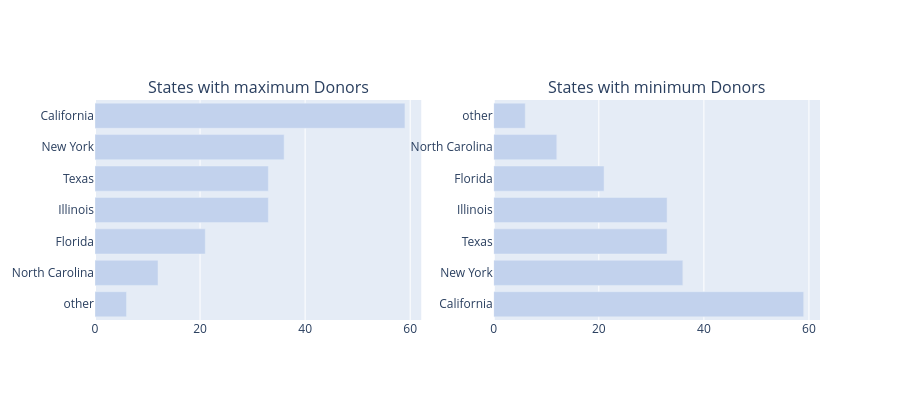

This figure's notebook cell:
### Code cell
import plotly.graph_objs as go
from plotly.subplots import make_subplots
from plotly.offline import iplot

def bar_hor(df, col, title, color, w=None, h=None, lm=0, limit=10, return_trace=False, rev=False):
    cnt_srs = df[col].value_counts()

    if rev:
        # Tomamos los 10 últimos del conteo total
        yy = cnt_srs.tail(limit).index
        xx = cnt_srs.tail(limit).values
    else:
        # Tomamos los 10 primeros del conteo total
        yy = cnt_srs.head(limit).index[::-1]
        xx = cnt_srs.head(limit).values[::-1]

    trace = go.Bar(
        y=yy,
        x=xx,
        orientation='h',
        marker=dict(color=color)
    )

    if return_trace:
        return trace

    fig = go.Figure(data=[trace])
    fig.update_layout(
        title=title,
        margin=dict(l=lm),
        width=w,
        height=h
    )
    iplot(fig)

trace2 = bar_hor(
    donors_df, 
    'Donor State', 
    "Top States with maximum Donors", 
    '#c2d2ed', 
    limit=10, 
    return_trace=True
)

trace4 = bar_hor(
    donors_df, 
    'Donor State', 
    "Top States with minimum Donors", 
    '#c2d2ed', 
    limit=10, 
    return_trace=True, 
    rev=True
)

fig = make_subplots(
    rows=1, 
    cols=2, 
    subplot_titles=['States with maximum Donors', 'States with minimum Donors']
)

fig.add_trace(trace2, row=1, col=1)
fig.add_trace(trace4, row=1, col=2)

fig.update_layout(
    height=400, 
    showlegend=False
)

iplot(fig)

### Figure 1 — Plotly figure (JSON) as saved in the notebook; plotly's stock layout.template omitted (floating-point values rounded to 4 significant figures)
{"data": [{"marker": {"color": "#c2d2ed"}, "orientation": "h", "type": "bar", "x": [6, 12, 21, 33, 33, 36, 59], "xaxis": "x", "y": ["other", "North Carolina", "Florida", "Illinois", "Texas", "New York", "California"], "yaxis": "y"}, {"marker": {"color": "#c2d2ed"}, "orientation": "h", "type": "bar", "x": [59, 36, 33, 33, 21, 12, 6], "xaxis": "x2", "y": ["California", "New York", "Texas", "Illinois", "Florida", "North Carolina", "other"], "yaxis": "y2"}], "layout": {"annotations": [{"font": {"size": 16}, "showarrow": false, "text": "States with maximum Donors", "x": 0.225, "xanchor": "center", "xref": "paper", "y": 1, "yanchor": "bottom", "yref": "paper"}, {"font": {"size": 16}, "showarrow": false, "text": "States with minimum Donors", "x": 0.775, "xanchor": "center", "xref": "paper", "y": 1, "yanchor": "bottom", "yref": "paper"}], "height": 400, "showlegend": false, "xaxis": {"anchor": "y", "domain": [0, 0.45]}, "xaxis2": {"anchor": "y2", "domain": [0.55, 1]}, "yaxis": {"anchor": "x", "domain": [0, 1]}, "yaxis2": {"anchor": "x2", "domain": [0, 1]}}}
